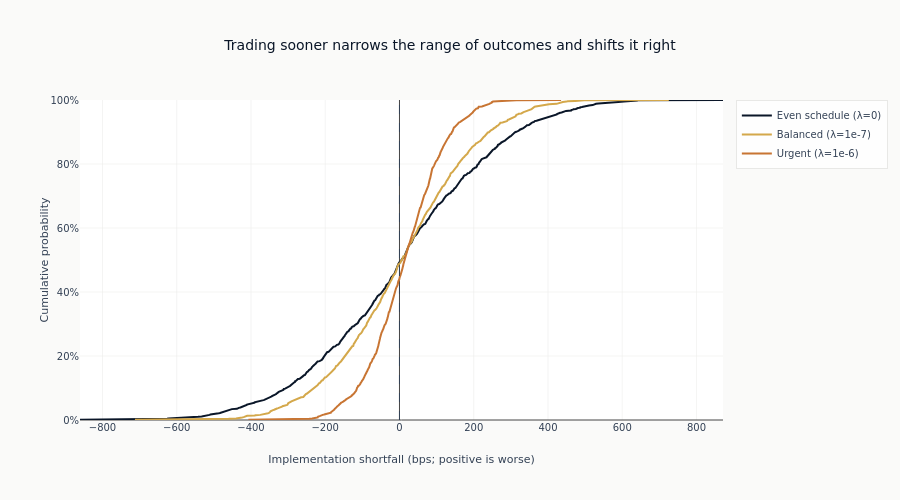

Notebook code for this chart:
### Markdown cell above
**Reading the table**: The mean is the analytical expected cost, recovered by the simulation. The
two percentiles are what the mean hides: the range within which nine of ten simulated executions
landed. A negative shortfall means the execution beat the arrival price, which happens whenever
the market moved favourably while the position was still being sold - so a wide distribution
contains both the good outcomes and the bad ones, and it is the same width that produces both.

### Code cell
fig = go.Figure()
distribution_colors = ml4t_palette(len(simulation_results), categorical=True)
for color, (name, df) in zip(distribution_colors, simulation_results.items()):
    shortfall = np.sort(df["is_bps"].to_numpy())
    cumulative_probability = np.arange(1, len(shortfall) + 1) / len(shortfall)
    _ = fig.add_scatter(
        x=shortfall,
        y=cumulative_probability,
        mode="lines",
        name=name,
        line=dict(color=color, width=2),
    )
risk_neutral_row = tca_summary.row(0, named=True)
risk_averse_row = tca_summary.row(-1, named=True)
dispersion_reduction = risk_neutral_row["is_std_bps"] - risk_averse_row["is_std_bps"]
mean_cost_increase = risk_averse_row["is_mean_bps"] - risk_neutral_row["is_mean_bps"]
fig.add_vline(x=0, line_dash="dash", line_color=COLORS["neutral"], line_width=1)
fig.update_layout(
    title="Trading sooner narrows the range of outcomes and shifts it right",
    xaxis_title="Implementation shortfall (bps; positive is worse)",
    yaxis_title="Cumulative probability",
    yaxis_tickformat=".0%",
    yaxis_range=[0, 1],
    height=500,
)
show_plotly_with_alt(
    fig,
    "Three cumulative distribution curves of implementation shortfall. The even schedule's curve "
    "is the shallowest and spans the widest range; the urgent schedule's is much steeper and "
    "narrower, and sits slightly to the right of the others at its centre.",
)

### Figure 1 — Plotly figure (JSON) as saved in the notebook; plotly's stock layout.template omitted (floating-point values rounded to 4 significant figures; data arrays with more than 128 entries replaced by an {"elided": "..."} marker saying what was removed)
{"data": [{"line": {"color": "#0a1628", "width": 2}, "mode": "lines", "name": "Even schedule (λ=0)", "type": "scatter", "x": {"elided": "1000 float values"}, "y": {"elided": "1000 float values"}}, {"line": {"color": "#D4A84B", "width": 2}, "mode": "lines", "name": "Balanced (λ=1e-7)", "type": "scatter", "x": {"elided": "1000 float values"}, "y": {"elided": "1000 float values"}}, {"line": {"color": "#C87533", "width": 2}, "mode": "lines", "name": "Urgent (λ=1e-6)", "type": "scatter", "x": {"elided": "1000 float values"}, "y": {"elided": "1000 float values"}}], "layout": {"height": 500, "shapes": [{"line": {"color": "#334155", "dash": "dash", "width": 1}, "type": "line", "x0": 0, "x1": 0, "xref": "x", "y0": 0, "y1": 1, "yref": "y domain"}], "title": {"text": "Trading sooner narrows the range of outcomes and shifts it right"}, "xaxis": {"title": {"text": "Implementation shortfall (bps; positive is worse)"}}, "yaxis": {"range": [0, 1], "tickformat": ".0%", "title": {"text": "Cumulative probability"}}}}
